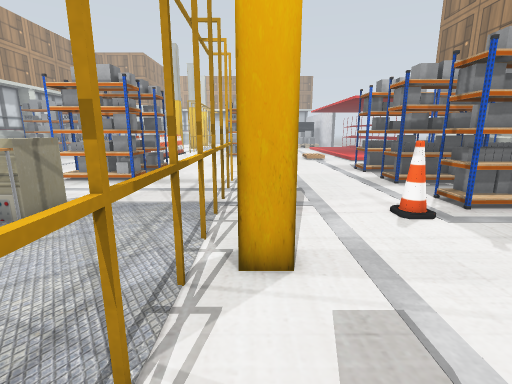
[1] (above)

18 first-person views from a walk through a world built for the Gazebo simulator. The camera is 1.2 m above the floor, tilts 12° down and sees 85° across. Floor lines are 1 m apart. The floor is counted in squares, 0.5 m on a side. Each view is taken from the middle of a square. On the plan, view 1 faces up. The plan holds only what a view shows up to about 18 squares ahead; the rest is blank. The place goes on beyond the plan. Robots are left out. Simple patterns stand in for the simulator's built-in surfaces. Some stock models are drawn as simple stand-ins. Some surface patterns are stand-ins.

[2]
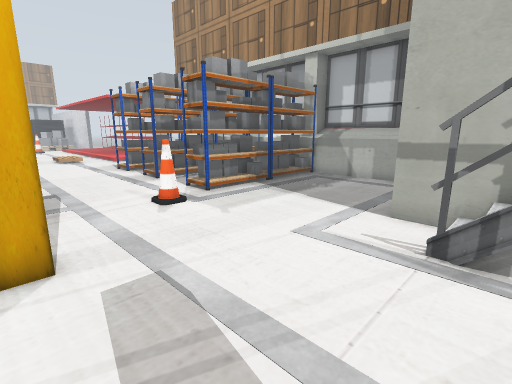

[3]
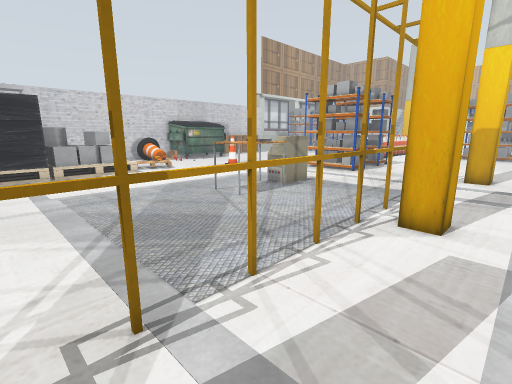

[4]
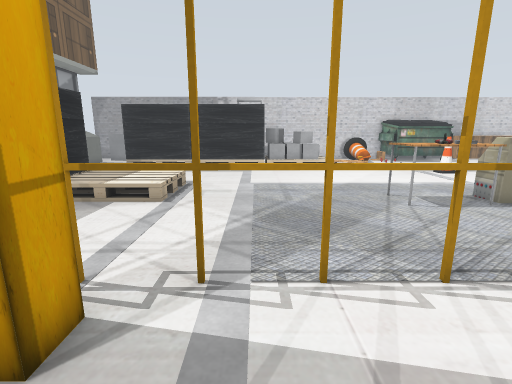

[5]
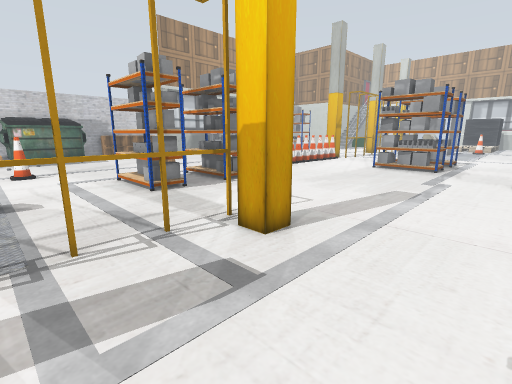

[6]
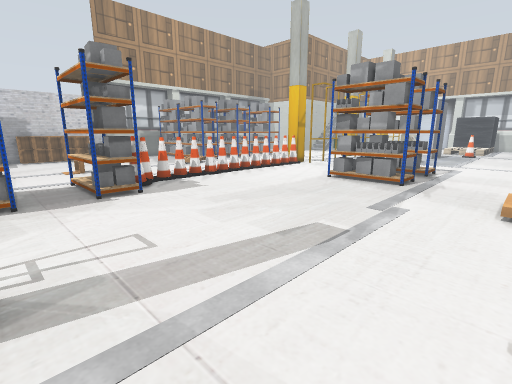

[7]
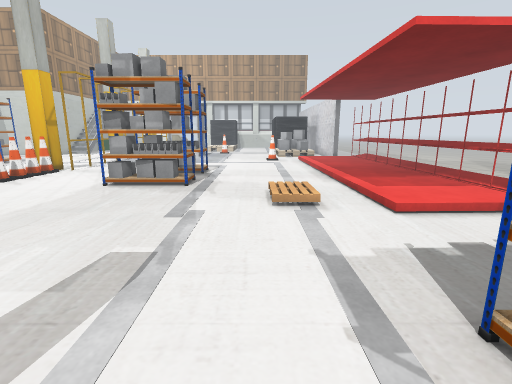

[8]
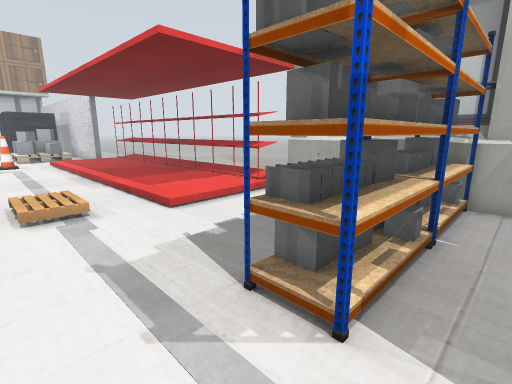

[9]
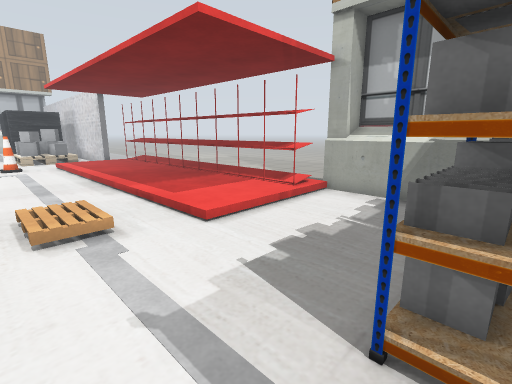

[10]
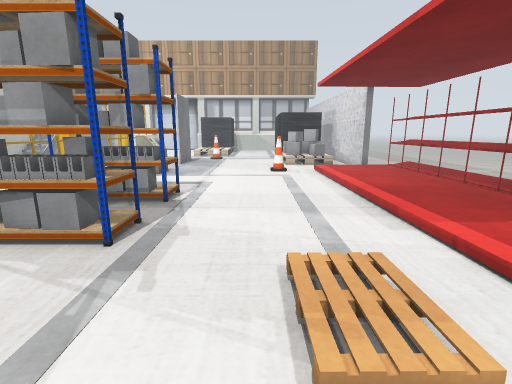

[11]
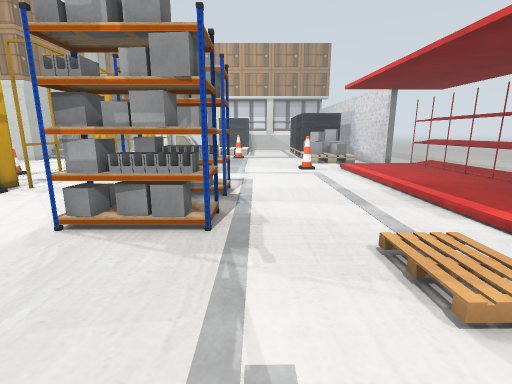

[12]
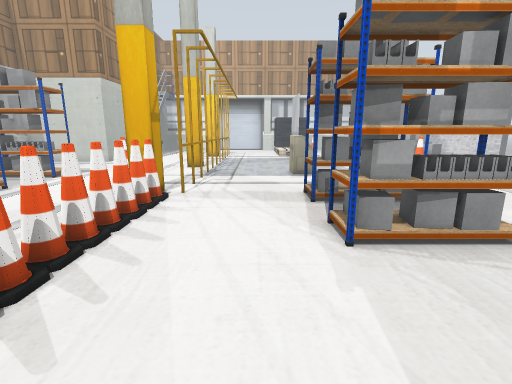

[13]
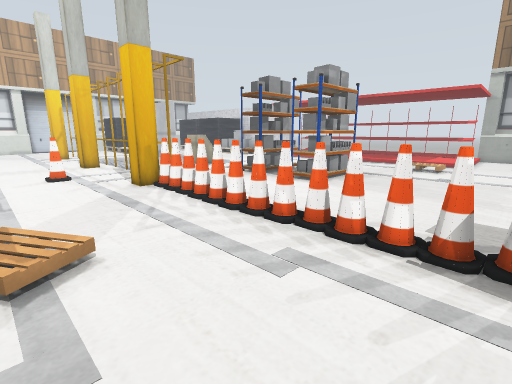

[14]
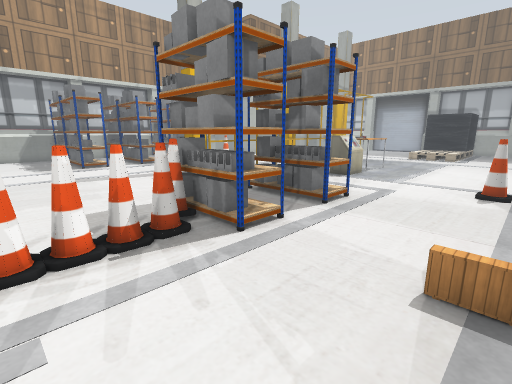

[15]
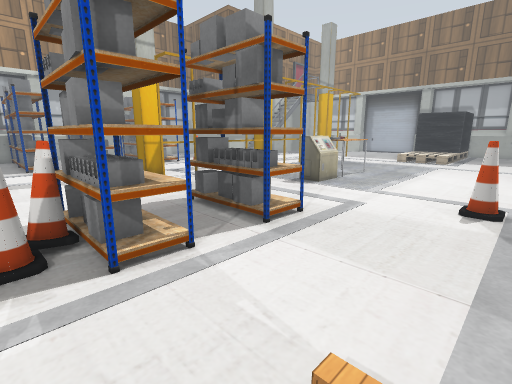

[16]
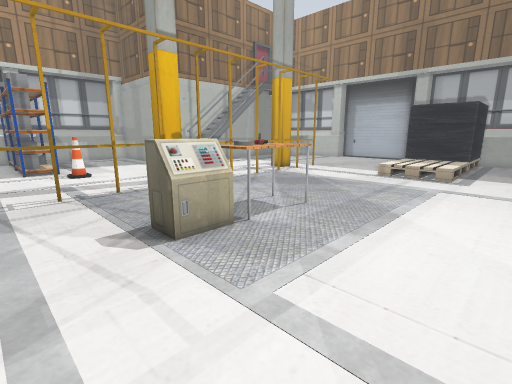

[17]
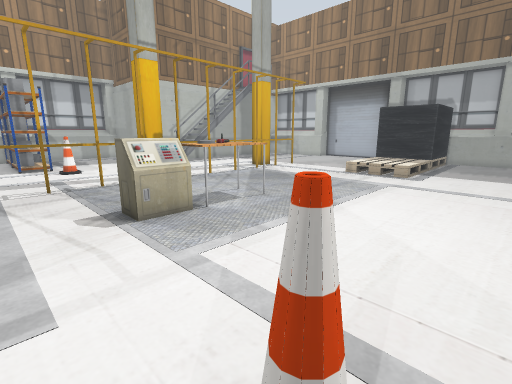

[18]
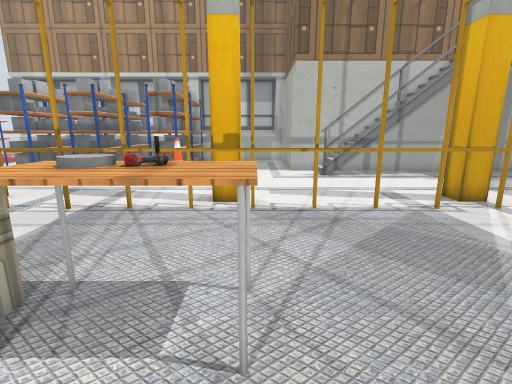

### Floor plan
Key: @ floor where view 1 was taken; # wall or solid block; . floor; / step, stairs or slope; = window, fence, low wall or low ledge; P yellow post; B yellow box; C cone; T table; G grey cylinder; R drill; A pallet; N container; O other object.
Columns run from 15 left of view 1 to 14 right of it. Each row starts with its distance up from view 1.
 41  ..... O    ==   ...CC.     NN
 40  ......P....==........./   NNN
 39  ..C...O....==........./    NN
 38  ..C...P.............../    NN
 37 .......O.............../    NN
 36 .......P.....  ......../    NN
 35 .....##O.....   ......./    NN
 34 .....##P....#####....../    NN
 33 ......C.....#####....../    NN
 32 ......C................/    NN
 31 ......C......   ......./    NN
 30 ......C.....#####....../    NN
 29 A.....C.....#####....../    NN
 28 AA....C................/    NN
 27 AA....C.............AA./    NN
 26 A.....C.............AA./    NN
 25 ......C.............AA./    NN
 24 ......C................/////..
 23  .....C.......................
 22  .....C.......................
 21 ......CC......................
 20 O....##C#...................
 19 OO...#####............########
 18 .....#####............########
 17 ......................########
 16 .....####.....................
 15 .....#####............#####
 14 .....#####....P#......#######
 13 ..............B.......######
 12 ..............P.........
 11 .C............B...........
 10 .C............P.......########
  9 .......===....B.......########
  8 .......=#=....P....CC.........
  7 .......TTT....B...............
  6 .......TGG....P#..............
  5 .......TRR....B#..............
  4 =......TTT....P...............
  3 =.............B..............
  2 =.............P........##
  1 =.............B........#
  0 =.............P@.....#=#
 -1 #.............B......#=#
 -2 #.............P......###
 -3 #.............B#.....###
 -4 #....====.....P#.....###
 -5  ....====..... ..  ....#
 -6 #....====...    ..   ..#
 -7 #....=  =.       .    .#
 -8 #....=  =              #

Where each view was taken, in squares from view 1:
view 1: 0 up, 0 right, facing up
view 2: 1 down, 0 right, facing up-right
view 3: 3 down, 2 right, facing up-left
view 4: 1 down, 3 right, facing left
view 5: 9 up, 5 right, facing up-left
view 6: 15 up, 5 right, facing up-left
view 7: 16 up, 4 right, facing up
view 8: 16 up, 4 right, facing up-right
view 9: 18 up, 4 right, facing up-right
view 10: 23 up, 4 right, facing up
view 11: 22 up, 2 right, facing up
view 12: 23 up, 5 left, facing up
view 13: 21 up, 15 left, facing up-right
view 14: 24 up, 15 left, facing down-right
view 15: 21 up, 15 left, facing down-right
view 16: 12 up, 13 left, facing down-right
view 17: 12 up, 15 left, facing down-right
view 18: 4 up, 10 left, facing right
